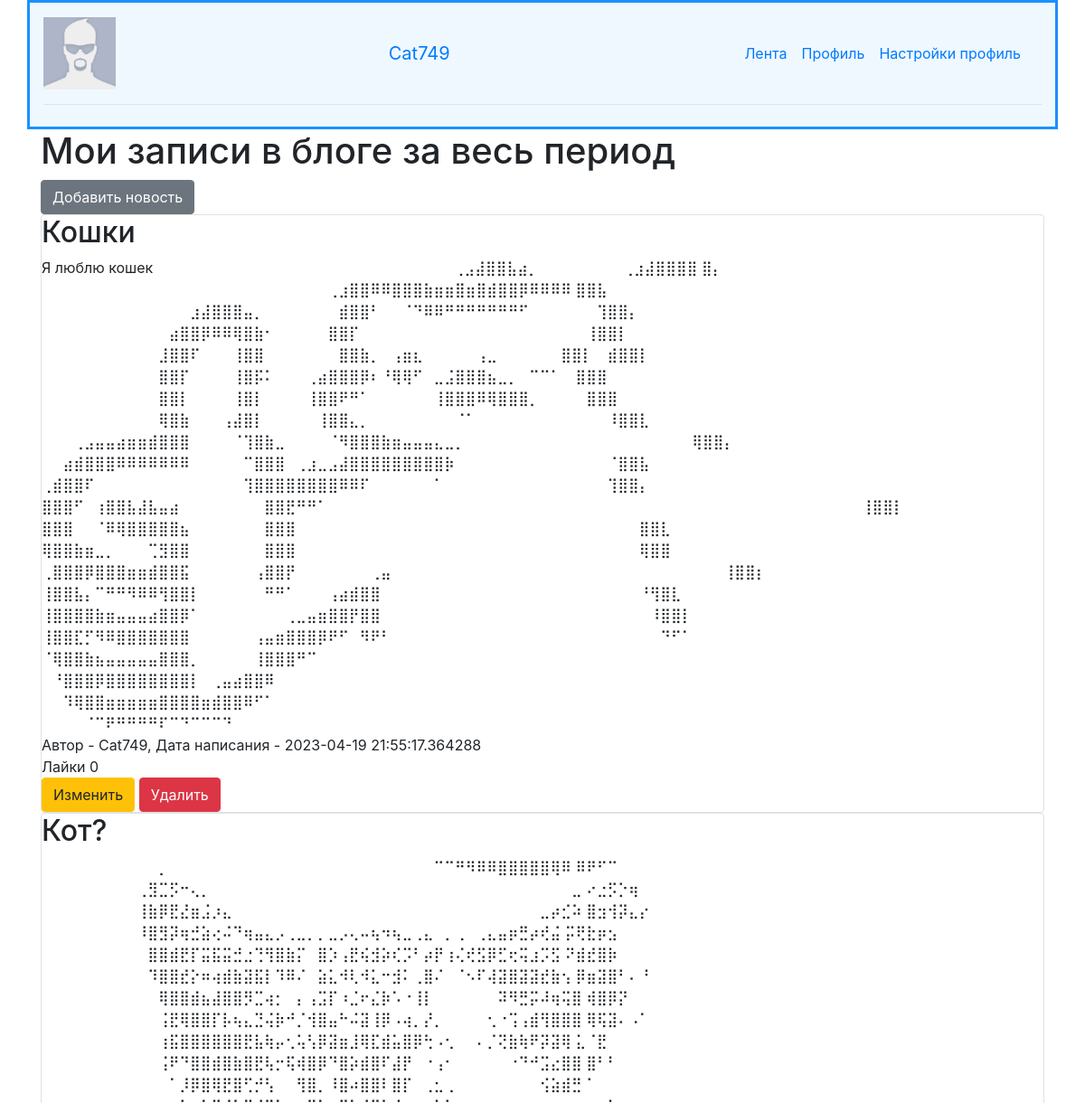
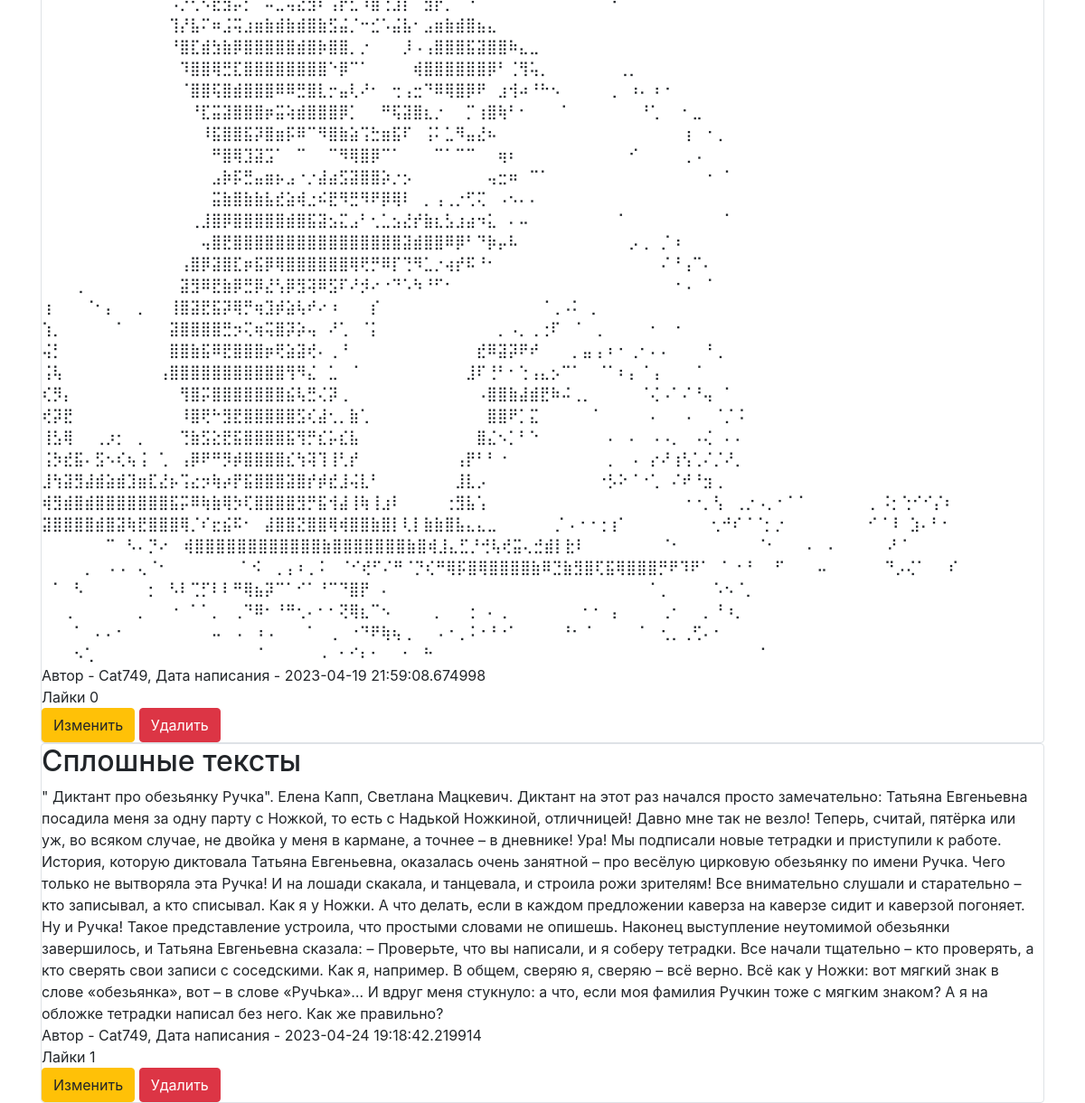
The page /profile (signed in) on the database its author committed (2 pictures, top to bottom).
### data/users.py (models this page shows, shortened)
class User(SqlAlchemyBase, UserMixin):
    __tablename__ = 'users'
    id = sqlalchemy.Column(sqlalchemy.Integer,
                           primary_key=True, autoincrement=True)
    name = sqlalchemy.Column(sqlalchemy.String, nullable=True)
    about = sqlalchemy.Column(sqlalchemy.String, nullable=True)
    email = sqlalchemy.Column(sqlalchemy.String,
                              index=True, unique=True, nullable=True)
    hashed_password = sqlalchemy.Column(sqlalchemy.String, nullable=True)
    created_date = sqlalchemy.Column(sqlalchemy.DateTime,
                                     default=datetime.datetime.now)
    avatar = sqlalchemy.Column(sqlalchemy.String, nullable=True)
    news = orm.relationship("News", back_populates='user')

### data/news.py (models this page shows)
class News(SqlAlchemyBase):
    __tablename__ = 'news'
    id = sqlalchemy.Column(sqlalchemy.Integer,
                           primary_key=True, autoincrement=True)
    title = sqlalchemy.Column(sqlalchemy.String, nullable=True)
    content = sqlalchemy.Column(sqlalchemy.String, nullable=True)
    created_date = sqlalchemy.Column(sqlalchemy.DateTime,
                                     default=datetime.datetime.now)
    is_private = sqlalchemy.Column(sqlalchemy.Boolean, default=True)
    user_id = sqlalchemy.Column(sqlalchemy.Integer,
                                sqlalchemy.ForeignKey("users.id"))
    likes = sqlalchemy.Column(sqlalchemy.Integer, default=0)
    liked_users = sqlalchemy.Column(sqlalchemy.String)
    user = orm.relationship('User')

### main.py (the view)
@app.route("/profile")
def profile():  # вкладка профиля
    db_sess = db_session.create_session()
    if current_user.is_authenticated:
        news = db_sess.query(News).filter(
            News.user == current_user)
    else:
        error_ = 101
        return redirect(f"/error/{error_}")
    return render_template("profile.html", news=news)

### data/db_session.py (called while the page is built)
def create_session() -> Session:
    global __factory
    return __factory()

### main.py (called while the page is built)
@login_manager.user_loader
def load_user(user_id):
    db_sess = db_session.create_session()
    return db_sess.query(User).get(user_id)

### templates/profile.html
{% extends "base.html" %}
{% block content %}
<h1>Мои записи в блоге за весь период</h1>
{% if current_user.is_authenticated %}
    <a href="news" class="btn btn-secondary">Добавить новость</a>
{% endif %}
{% for item in news%}
<div class="col-md6 border rounded">
    <h2>{{item.title}}</h2>
    <div>
        {{item.content}}
    </div>
    <div>
        Автор - {{item.user.name}}, Дата написания - {{item.created_date}}
    </div>
        <span>Лайки {{item.likes}}<span/>
    <div>
        <a href="/news/{{ item.id }}" class="btn btn-warning">
            Изменить
        </a>
        <a href="/news_delete/{{ item.id }}" class="btn btn-danger">
            Удалить
        </a>
    </div>
</div>
{% endfor %}
{% endblock %}

### templates/base.html (shortened to what this page needs)
<!doctype html>
<html lang="en">
<head>
    <link rel="stylesheet"
          href="https://stackpath.bootstrapcdn.com/bootstrap/4.4.1/css/bootstrap.min.css"
>
</head>
<body>
<header>
    <div class="container" style="background-color: #F0F8FF; border:#1891FF solid; ">
        <header class="d-flex flex-wrap align-items-center justify-content-center justify-content-md-between py-3 mb-4 border-bottom">
            {% if current_user.is_authenticated %}
                {% if current_user.avatar == None %}
                    <img src="static/empty_avatar.jpg" height="80" width="80">
                {% else %}
                    <img src="static/users_files/{{current_user.avatar}}" alt="avatar" height="80" width="80">
                {% endif %}
                <a class="navbar-brand" href="/logout">{{ current_user.name }}</a>
            {% endif %}
            <ul class="nav col-12 col-md-auto mb-2 justify-content-center mb-md-0">
            <li><a href="/" class="nav-link px-2 link-secondary">Лента</a></li>
            <li><a href="/profile" class="nav-link px-2">Профиль</a></li>
            <li><a href="/profile_settings" class="nav-link px-2">Настройки профиль</a></li>
        </header>
    </div>
</header>
<main role="main" class="container">
    {% block content %}{% endblock %}
</main>
</body>
</html>

### templates/base.html (style rules this page uses)
body { background: url(https://img.freepik.com/free-photo/white-concrete-wall_53876-92803.jpg?w=1380&t=st=1681221851~exp=1681222451~hmac=b56127937686b29879128f878f829b32c23de93e679daa4056adbcf6740c8b92); background-color: #AAABB8 background-repeat: repeat-x; background-repeat: repeat-y; background-size: 100%; }

### rows shown on the page
User: name "Cat749"
News: title "Кошки", content "Я люблю кошек ⠀⠀⠀⠀⠀⠀⠀⠀⠀⠀⠀⠀⠀⠀⠀⠀⠀⠀⠀⠀⠀⠀⠀⠀⠀⠀⠀⠀⢀⣠⣼⣿⣿⣧⣴⡀⠀⠀⠀⠀⠀⠀⠀⠀⢀⣰⣼⣿⣿⣿⣿ ⣿⡄⠀⠀⠀⠀⠀⠀⠀ ⠀⠀⠀⠀⠀⠀⠀⠀⠀⠀⠀⠀⠀⠀⠀⠀⠀⠀⠀⠀⠀⠀⠀⠀⠀⠀⠀⢀⣰⣿⣿⠿⠿⣿⣿⣿⣷⣶⣶⣿⣶⣿⣾⣿⣿⡿⠿⠿⠿⠿ ⣿⣿⣧⠀⠀⠀⠀⠀⠀ ⠀⠀⠀⠀⠀⠀⠀⠀⠀⠀⠀⠀⠀⠀⣰⣼⣿⣿⣿⣤⡀⠀⠀⠀⠀⠀⠀⠀⣾⣿⣿⠃⠀⠀⠈⠙⠿⠿⠛⠛⠛⠛⠛⠛⠛⠋⠀⠀⠀⠀⠀⠀ ⢹⣿⣿⡄⠀⠀⠀⠀ ⠀⠀⠀⠀⠀⠀⠀⠀⠀⠀⠀⠀⣴⣿⣿⡿⠿⠿⢿⣿⣷⠂⠀⠀⠀⠀⠀⣿⣿⡏⠀⠀⠀⠀⠀⠀⠀⠀⠀⠀⠀⠀⠀⠀⠀⠀⠀⠀⠀⠀⠀ ⢸⣿⣿⡇⠀⠀⠀⠀ ⠀⠀⠀⠀⠀⠀⠀⠀⠀⠀⠀⣸⣿⣿⠏⠀⠀⠀⢸⣿⣿⠀⠀⠀⠀⠀⠀⠀⣿⣿⣷⡀⠀⢠⣶⣆⠀⠀⠀⠀⠀⢠⣀⠀⠀⠀⠀⠀⠀⣿⣿⡇⠀ ⣾⣿⣿⡇⠀⠀⠀⠀ ⠀⠀⠀⠀⠀⠀⠀⠀⠀⠀⠀⣿⣿⡏⠀⠀⠀⠀⢸⣿⡯⠅⠀⠀⠀⢀⣴⣿⣿⣿⡿⠆⠘⢿⢿⠋⠀⣀⣨⣿⣿⣿⣦⣀⡀⠀⠉⠉⠁⠀ ⣿⣿⣿⠀⠀⠀⠀⠀⠀ ⠀⠀⠀⠀⠀⠀⠀⠀⠀⠀⠀⣿⣿⡇⠀⠀⠀⠀⢸⣿⡇⠀⠀⠀⠀⢸⣿⣿⠟⠛⠁⠀⠀⠀⠀⠀⠀⢸⣿⣿⣿⠿⢿⣿⣿⣿⡀⠀⠀⠀⠀ ⣿⣿⣿⠀⠀⠀⠀⠀⠀ ⠀⠀⠀⠀⠀⠀⠀⠀⠀⠀⠀⢿⣿⣷⠀⠀⠀⢠⣼⣿⡇⠀⠀⠀⠀⠀⢸⣿⣿⣄⡀⠀⠀⠀⠀⠀⠀⠀⠀⠈⠁⠀⠀⠀⠀⠀⠀⠀⠀⠀⠀⠀⠀ ⠸⣿⣿⣇⠀⠀⠀⠀ ⠀⠀⠀⢀⣠⣤⣤⣴⣶⣶⣾⣿⣿⣿⠀⠀⠀⠀⠈⢹⣿⣷⣀⠀⠀⠀⠀⠈⠻⣿⣿⣿⣷⣶⣤⣤⣤⣄⣀⡀⠀⠀⠀⠀⠀⠀⠀⠀⠀⠀⠀⠀⠀⠀⠀⠀⠀⠀⠀⠀ ⠀⢿⣿⣿⡄⠀⠀⠀ ⠀⠀⣴⣾⣿⣿⣿⠿⠿⠿⠿⠿⠿⠿⠀⠀⠀⠀⠀⠉⣿⣿⣿⠀⢀⣰⣀⣠⣼⣿⣿⣿⣿⣿⣿⣿⣿⣿⡷⠀⠀⠀⠀⠀⠀⠀⠀⠀⠀⠀⠀⠀ ⠀⠈⣿⣿⣧⠀⠀⠀ ⢀⣾⣿⣿⠏⠀⠀⠀⠀⠀⠀⠀⠀⠀⠀⠀⠀⠀⠀⢹⣿⣿⣿⣿⣿⣿⣿⣿⠿⠿⠏⠀⠀⠀⠀⠀⠀⠁⠀⠀⠀⠀⠀⠀⠀⠀⠀⠀⠀⠀⠀…", user.name "Cat749", created_date "2023-04-19 21:55:17.364288", likes "0"
News: title "Кот?", content "⠀⠀⠀⠀⠀⠀⠀⠀⠀⠀⠀⡀⠀⠀⠀⠀⠀⠀⠀⠀⠀⠀⠀⠀⠀⠀⠀⠀⠀⠀⠀⠀⠀⠀⠀⠀⠀⠉⠉⠛⠻⠿⠿⣿⣿⣿⣿⣿⢿⠿ ⠿⠟⠋⠉⠀⠀⠀⠀⠀⠀⠀⠀⠀⠀⠀ ⠀⠀⠀⠀⠀⠀⠀⠀⠀⢀⣻⣉⡫⠒⢄⡀⠀⠀⠀⠀⠀⠀⠀⠀⠀⠀⠀⠀⠀⠀⠀⠀⠀⠀⠀⠀⠀⠀⠀⠀⠀⠀⠀⠀⠀⠀⠀⠀⠀⠀⣀ ⠔⣐⡫⡑⢶⠀⠀⠀⠀⠀⠀⠀⠀⠀ ⠀⠀⠀⠀⠀⠀⠀⠀⠀⢸⣷⡿⣟⣜⣶⣨⡰⣄⠀⠀⠀⠀⠀⠀⠀⠀⠀⠀⠀⠀⠀⠀⠀⠀⠀⠀⠀⠀⠀⠀⠀⠀⠀⠀⠀⠀⠀⣀⡴⣊⠵ ⣿⣲⢺⡽⣄⡔⠀⠀⠀⠀⠀⠀⠀⠀ ⠀⠀⠀⠀⠀⠀⠀⠀⠀⠸⣿⣻⡽⢶⣚⣵⢔⠬⠙⢶⣤⣄⡠⢀⣀⡀⡀⣀⡠⢄⠤⢦⠲⢦⣀⢀⣄⠀⡀⢀⠀⢀⣄⣤⡶⣛⡴⢞⣬ ⡭⢟⣗⡶⣢⠀⠀⠀⠀⠀⠀⠀⠀⠀ ⠀⠀⠀⠀⠀⠀⠀⠀⠀⠀⣿⣿⣾⣟⡏⣭⣯⣭⣚⣐⢙⢻⣿⣷⡍⠀⣿⡱⢠⣟⢮⣺⡵⢎⡩⠃⡴⡟⢰⢌⢞⣫⡿⣋⢖⢭⣰⡩⣫ ⠝⣾⣞⣿⡷⠀⠀⠀⠀⠀⠀⠀⠀⠀ ⠀⠀⠀⠀⠀⠀⠀⠀⠀⠀⠹⣿⣿⣞⡕⠶⢴⣾⣷⣽⣯⡇⠹⠿⠌⠀⣵⣅⠺⢇⠺⣅⠒⣺⠅⢀⣿⠌⠀⠈⠢⠏⢼⣽⣿⣽⣽⣞⣷⢢ ⡿⣶⣽⣿⠃⠄⠘⠀⠀⠀⠀⠀⠀⠀ ⠀⠀⠀⠀⠀⠀⠀⠀⠀⠀⠀⢿⣿⣿⣾⣦⣼⣿⣿⡻⣉⢴⡂⠀⡄⢠⣩⡏⠰⣈⠖⣌⡷⠡⠐⢸⡇⠀⠀⠀⠀⠀⠀⠽⠻⣛⡭⠼⢶⢭⣿ ⢾⣿⡿⡝⠀⠀⠀⠀⠀⠀⠀⠀⠀⠀⠀ ⠀⠀⠀⠀⠀⠀⠀⠀⠀⠀⠀⢨⣟⢿⣿⣿⡏⡧⢦⣄⣙⢬⡷⠚⡈⢺⣿⣤⠓⠬⣽⢸⡿⠠⢴⡀⡜⡀⠀⠀⠀⠀⢂⠐⢩⢠⣾⢻⣿⣿⣿ ⢿⢯⣽⠄⠠⠁⠀⠀⠀⠀⠀⠀⠀⠀ ⠀⠀⠀⠀⠀⠀⠀⠀⠀⠀⠀⢰⣯⣿⣿⣿⣿⣿⣿⣟⣧⢷⡤⢂⢥⢣⡿⣽⣶⣸⢿⣏⣾⣥⣿⡿⢓⠠⢂⠀⠀⠄⡈⢝⣷⢷⠟⡽⣽⢿ ⣅⠈⣟⠀⠀⠀⠀⠀⠀⠀⠀⠀⠀⠀⠀ ⠀⠀⠀⠀⠀⠀⠀⠀⠀⠀⠀⢨⠟⠙⣿⣿⣾⣿⣷⣿⣟⢧⡒⢯⢾⣿⡿⠙⣿⡵⣾⣿⠏⣼⡟⠀⠐⢠⠂⠀⠀⠀⠀⠀⠐⠙⠚⣩⣔⣿⣿ ⣿⠃⠃⠀⠀⠀⠀⠀⠀⠀⠀⠀⠀⠀⠀…", user.name "Cat749", created_date "2023-04-19 21:59:08.674998", likes "0"
News: title "Сплошные тексты", content "\" Диктант про обезьянку Ручка\". Елена Капп, Светлана Мацкевич. Диктант на этот раз начался просто замечательно: Татьяна Евгеньевна посадила меня за одну парту с Ножкой, то есть с Надькой Ножкиной, отличницей! Давно мне так не везло! Теперь, считай, пятёрка или уж, во всяком случае, не двойка у меня в кармане, а точнее – в дневнике! Ура! Мы подписали новые тетрадки и приступили к работе. История, которую диктовала Татьяна Евгеньевна, оказалась очень занятной – про весёлую цирковую обезьянку по имени Ручка. Чего только не вытворяла эта Ручка! И на лошади скакала, и танцевала, и строила рожи зрителям! Все внимательно слушали и старательно – кто записывал, а кто списывал. Как я у Ножки. А что…", user.name "Cat749", created_date "2023-04-24 19:18:42.219914", likes "1"
